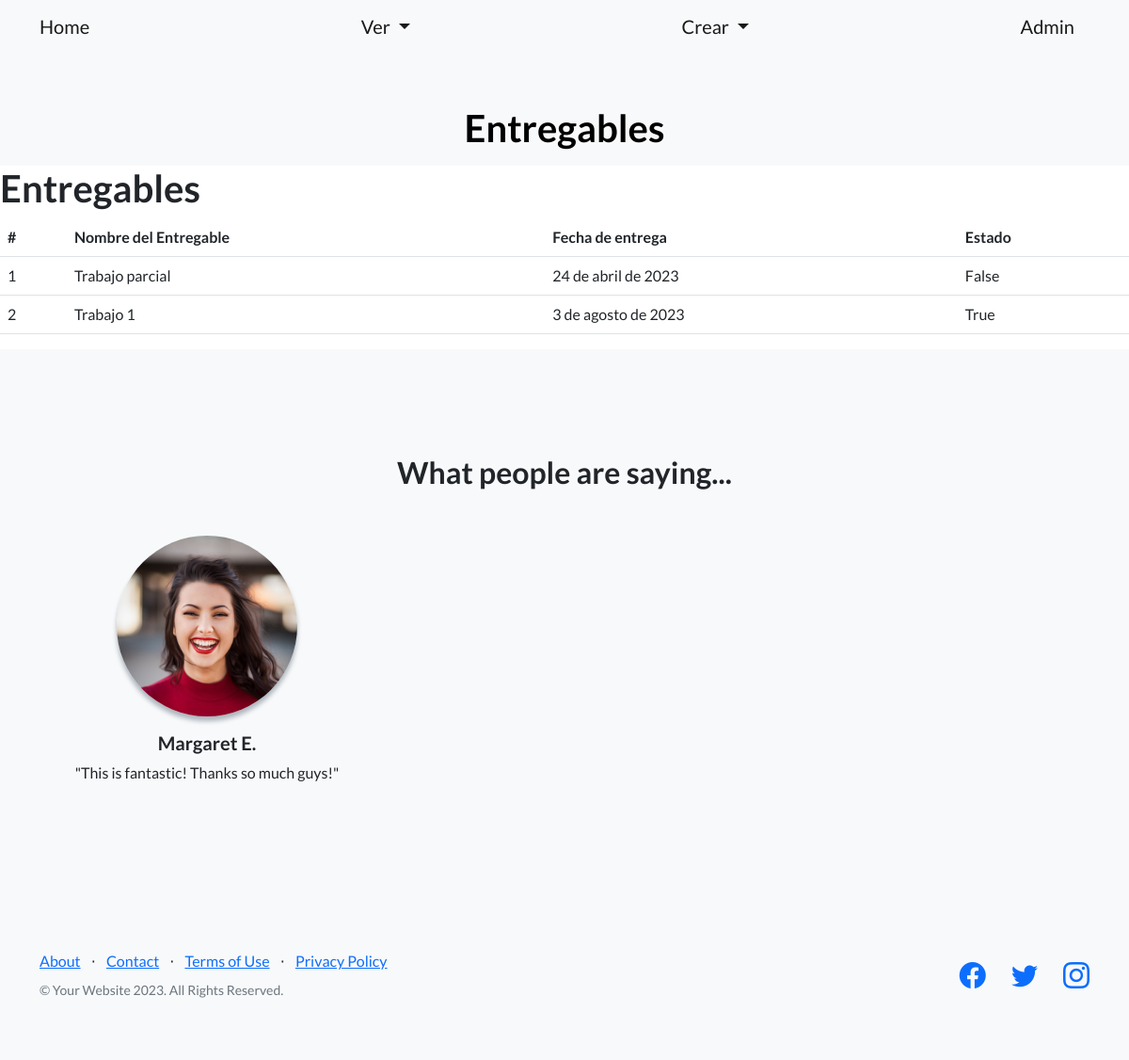
/aplicacion/entregables/, run on the app's committed database.
### appcoder/models.py (models this page shows, shortened)
class Entregable(models.Model):
    nombre = models.CharField(max_length=50)
    fechaEntrega = models.DateField()
    entregado = models.BooleanField()

### appcoder/views.py (the view)
# urls.py: path('entregables/', entregables, name="entregables"),
def entregables(request):
    ctx={"entregables": Entregable.objects.all()}
    return render(request,"appcoder/entregables.html", ctx)

### appcoder/templates/appcoder/entregables.html (shortened to what this page needs)
{% extends 'appcoder/base.html' %}
{% load static %}
{% block cabecera %}
    Entregables
{% endblock cabecera %}
{% block contenido %}
    <h1>Entregables</h1>
    <table class="table">
        <thead>
            <tr>
                <th>#</th>
                <th>Nombre del Entregable</th>
                <th>Fecha de entrega</th>
                <th>Estado</th>
            </tr>
        </thead>
        <tbody>
        {% for entregable in entregables%}
        <tr>
            <td>{{entregable.id}}</td>
            <td>{{entregable.nombre}}</td>
            <td>{{entregable.fechaEntrega}}</td>
            <td>{{entregable.entregado}}</td>
        </tr>
        {%endfor%}
        </tbody>
    </table>
{% endblock contenido %}

### data on the page
Entregable: id "1", nombre "Trabajo parcial", fechaEntrega "24 de abril de 2023", entregado "False"
Entregable: id "2", nombre "Trabajo 1", fechaEntrega "3 de agosto de 2023", entregado "True"
